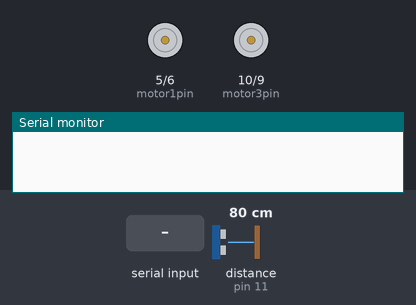
Simulated run of this sketch. Board: Arduino Uno, built with avr-gcc and run on an emulated ATmega328P. Parts: motor-driver pin pairs drawn as motors (green arrow = first pin HIGH = forward, orange = second pin HIGH = backward, longer = more drive), the last lines printed to the serial monitor. Wiring (inferred from the names in the program): ultrasonic range finder: trigger pin 12; echo pin 11. The test bench sets the inputs (shaded band); at power-on: distance to the obstacle (sensor on pin 11) 80 cm. The echo pulse lasts 58.3 µs per cm.

Above: at 1.2 s.
1.3 s: byte 4 (4) received over Serial
At 1.9 s:
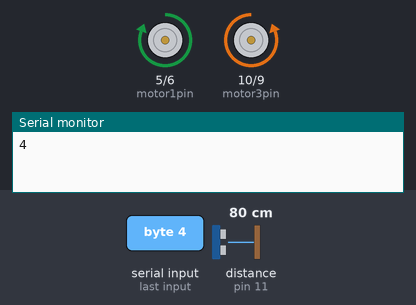
2.8 s: byte 3 (3) received over Serial
At 4.0 s:
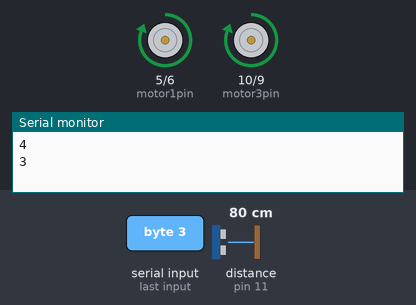
4.3 s: byte 6 (6) received over Serial
At 5.4 s:
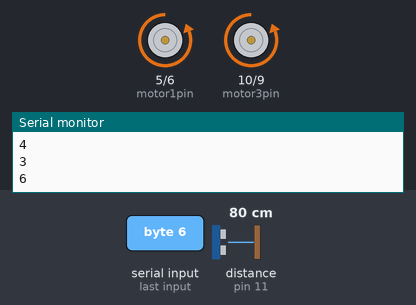
5.8 s: byte 5 (5) received over Serial
At 6.6 s:
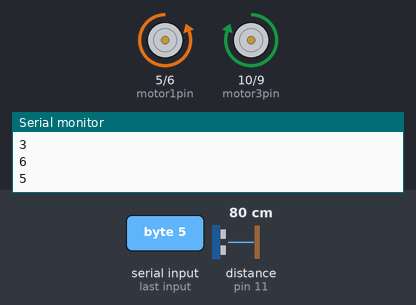
7.3 s: "1" received over Serial
At 7.7 s:
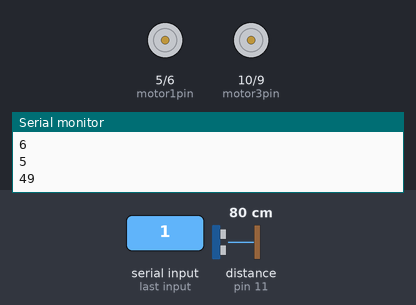
Timing chart, 0 to 9.8 s (numbered marks = the images above; inputs shaded):
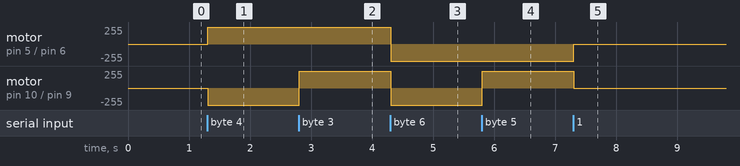

Measured:
- after the input at 1.3 s, motor on pin 5 (motor1pin) / pin 6 (motor2pin): stopped → forward 255/255 at once; motor on pin 10 (motor3pin) / pin 9 (motor4pin): stopped → backward 255/255 at once
- after the input at 2.8 s, motor on pin 10 (motor3pin) / pin 9 (motor4pin): backward 255/255 → forward 255/255 at once
- after the input at 4.3 s, motor on pin 5 (motor1pin) / pin 6 (motor2pin), motor on pin 10 (motor3pin) / pin 9 (motor4pin): forward 255/255 → backward 255/255 at once
- after the input at 5.8 s, motor on pin 10 (motor3pin) / pin 9 (motor4pin): backward 255/255 → forward 255/255 at once
- after the input at 7.3 s, motor on pin 5 (motor1pin) / pin 6 (motor2pin): backward 255/255 → stopped at once; motor on pin 10 (motor3pin) / pin 9 (motor4pin): forward 255/255 → stopped at once

The sketch:

main.ino
```cpp
/*
  Code for Arduino
*/

/* Motor Values
  0= power off
  1 = autopilot
  4 = forward
  3 = left
  6 = right
  5 = backward

*/

int motorval = 2; //initial motor value

const int motor1pin = 5;//motor 1 fwd
const int motor2pin = 6;//motor 1 backward
const int motor3pin = 10;//motor 2 bwd
const int motor4pin = 9;//motor 2 fwd
const int echopin = 11;// echo pin for ultrasonic
const int trigpin = 12;// echo pin for ultrasonic


void setup()
{
  Serial.begin (9600);// creates a way for bluetooth and ultrasonic to input information to the arduino to be processed

  pinMode(motor1pin, OUTPUT);//set motor 1 fwd as output
  pinMode(motor2pin, OUTPUT);//Set motor 1 bwd as output

  pinMode(motor3pin, OUTPUT);//Set motor 2 bwd as output

  pinMode(motor4pin, OUTPUT);//Set  motor 2 fwd as output


  pinMode (echopin, INPUT);

  pinMode (trigpin, OUTPUT);
}


void loop()
{
  long duration, distance;
  digitalWrite(trigpin, LOW);
  delayMicroseconds(2);
  digitalWrite(trigpin, HIGH);
  delayMicroseconds(10);
  digitalWrite(trigpin, LOW);
  duration = pulseIn(echopin, HIGH);
  distance = (duration / 2) / 29.1;
  /* this code portion is for the ultrasonic.
      It was provided by the CETA Peel website
      The code makes the trig pin send an ultrasonic wave
      Then the echo pin measures how long it takes for the signal to come back
      The duration is divided by 2 because the wave goes forward and back
      Then the duration is divided by 29.1, presumably because it is the speed in cm/s

  */


  if (Serial.available()) {
    //the arduino reads the value that the bluetooth inputs into it (that it recieves from the phone)
    motorval = Serial.read();
    Serial.println(motorval);
  }

  if (motorval == 0) { //power off
    digitalWrite(motor1pin, LOW);
    digitalWrite(motor2pin, LOW);
    digitalWrite(motor3pin, LOW);
    digitalWrite(motor4pin, LOW);
  } else if (motorval >= 2) {
    if (motorval == 4) { //fwd

      digitalWrite(motor1pin, HIGH);
      digitalWrite(motor2pin, LOW);
      digitalWrite(motor3pin, LOW);
      digitalWrite(motor4pin, HIGH);

    } else if (motorval == 3) { //left

      digitalWrite(motor1pin, HIGH);
      digitalWrite(motor2pin, LOW);
      digitalWrite(motor3pin, HIGH);
      digitalWrite(motor4pin, LOW);


    } else if (motorval == 6) { //right

      digitalWrite(motor1pin, LOW);
      digitalWrite(motor2pin, HIGH);
      digitalWrite(motor3pin, LOW);
      digitalWrite(motor4pin, HIGH);


    } else if (motorval == 5) { //bwd

      digitalWrite(motor1pin, LOW);
      digitalWrite(motor2pin, HIGH);
      digitalWrite(motor3pin, HIGH);
      digitalWrite(motor4pin, LOW);
    } else {
      digitalWrite(motor1pin, LOW);
      digitalWrite(motor2pin, LOW);
      digitalWrite(motor3pin, LOW);
      digitalWrite(motor4pin, LOW);
    }
  } else if (motorval == 1) { //autopilot
    //Serial.print(distance);
    //Serial.println(" cm");


    if (distance > 15) {
      //Forward

      digitalWrite(motor1pin, HIGH);//Motor 1 Forward
      digitalWrite(motor2pin, LOW);
      digitalWrite(motor3pin, LOW);
      digitalWrite(motor4pin, HIGH);//Motor 2 Forward

      delay(1500);//for 1.5 seconds
    }  else {

      digitalWrite(motor1pin, LOW);
      digitalWrite(motor2pin, LOW);
      digitalWrite(motor3pin, LOW);
      digitalWrite(motor4pin, LOW);
      delay(2000);//stop for two seconds
      digitalWrite(motor1pin, HIGH);
      digitalWrite(motor2pin, LOW);
      digitalWrite(motor3pin, HIGH);
      digitalWrite(motor4pin, LOW);
      delay(2000);//turn left for two seconds
      //Backward
      digitalWrite(motor1pin, LOW);//Motor 1 fwd
      digitalWrite(motor2pin, HIGH); //motor 1 bwd
      digitalWrite(motor3pin, HIGH);//Motor 2 bwd
      digitalWrite(motor4pin, LOW); //motor 2 fwd


    }

    delay(1000);

  } else {
    //the car won't work if motorval is not a valid value (this never happens but this is just a failsafe
    digitalWrite(motor1pin, LOW);
    digitalWrite(motor2pin, LOW);
    digitalWrite(motor3pin, LOW);
    digitalWrite(motor4pin, LOW);
  }

}
```
